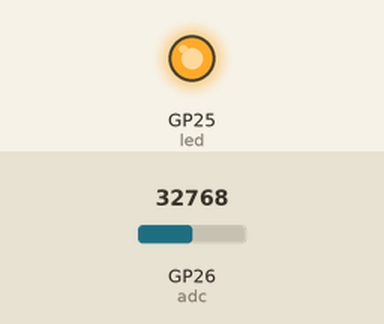
A program run on a simulated Raspberry Pi Pico running MicroPython. Parts: output pins drawn as LEDs (lit = HIGH). Inputs (shaded band) come from the test bench; at power-on: GP26 (adc) = 32768 (analog values on the 0–65535 scale). WiFi joins after 1.5 s; the clock reads 2024-03-15 10:24:30 at power-on unless the program sets it; files the program writes start out absent; what the program prints to the serial console is not drawn.

Above: at 4.0 s.
At 34.0 s:
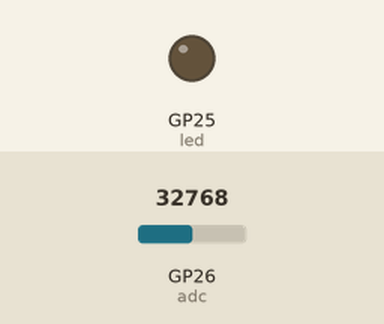
Timing chart, 0 to 81.6 s (numbered marks = the images above):
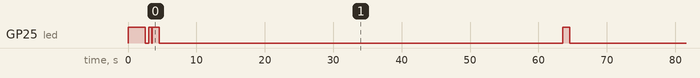

The program:

main_W.py
```python
from machine import Pin, ADC
import time
import math
import network
import ntptime

# WiFi credentials
SSID = ""
PASSWORD = ""

# Thermistor configuration
SERIES_RESISTOR = 10      # kΩ value of your fixed resistor
NOMINAL_RESISTANCE = 10   # kΩ thermistor resistance at 25°C
B_COEFFICIENT = 3950      # Beta coefficient of thermistor

# UTC offset in seconds — BST = 3600, GMT = 0
UTC_OFFSET = 3600

adc = ADC(26)
led = Pin("LED", Pin.OUT)


def connect_wifi():
    """
    Connect to WiFi using provided SSID and PASSWORD.

    Returns:
        wlan (network.WLAN): Connected WLAN object

    Raises:
        RuntimeError: If connection fails within the timeout period

    Notes:
        - LED is ON while connecting
        - LED blinks rapidly if connection fails
        - Timeout duration can be adjusted in the loop below
    """
    wlan = network.WLAN(network.STA_IF)
    wlan.active(True)
    wlan.connect(SSID, PASSWORD)
    led.on()

    for _ in range(20):  # Seconds to wait (adjustable)
        if wlan.isconnected():
            led.off()
            return wlan
        time.sleep(1)

    led.off()
    for _ in range(10):
        led.toggle()
        time.sleep(0.1)

    raise RuntimeError("WiFi connection failed")


def sync_time(wlan):
    """
    Synchronise system time using NTP, then disable WiFi to save power.

    Args:
        wlan (network.WLAN): Active WLAN connection

    Notes:
        - Syncs to UTC via ntptime
        - UTC_OFFSET is applied separately in get_timestamp()
        - WiFi is disabled after sync to reduce power draw
    """
    ntptime.settime()
    wlan.disconnect()
    wlan.active(False)


def read_temp():
    """
    Read temperature from thermistor using ADC and convert to Celsius.

    Returns:
        float: Temperature in degrees Celsius
        None: If voltage reading is invalid (e.g. divide-by-zero risk)

    Notes:
        - Uses Beta equation approximation
        - Adjust SERIES_RESISTOR, NOMINAL_RESISTANCE, B_COEFFICIENT as needed
    """
    adc_value = adc.read_u16()
    voltage = adc_value / 65535.0 * 3.3

    if voltage >= 3.3:
        return None

    Rt = SERIES_RESISTOR * voltage / (3.3 - voltage)
    tempK = 1 / (
        1 / (273.15 + 25) +
        math.log(Rt / NOMINAL_RESISTANCE) / B_COEFFICIENT
    )
    return tempK - 273.15


def get_timestamp():
    """
    Generate a formatted timestamp adjusted for local timezone.

    Returns:
        str: Timestamp in format 'YYYY-MM-DD HH:MM:SS'

    Notes:
        - Based on UTC time synced via NTP
        - Adjust UTC_OFFSET at the top of the file for your timezone
    """
    t = time.localtime(time.time() + UTC_OFFSET)
    return "{:04}-{:02}-{:02} {:02}:{:02}:{:02}".format(
        t[0], t[1], t[2], t[3], t[4], t[5]
    )


def init_log_file():
    """
    Create CSV log file if it does not already exist.

    Notes:
        - Adds header row on first creation
        - Safe to call on every boot
    """
    try:
        with open("temps.csv", "x") as f:
            f.write("timestamp,temperature\n")
    except:
        pass


def log_temperature(temp):
    """
    Append a temperature reading to the CSV log file.

    Args:
        temp (float): Temperature in Celsius

    Notes:
        - Values are rounded to 2 decimal places
        - File grows indefinitely — consider periodic transfer for long runs
    """
    timestamp = get_timestamp()
    with open("temps.csv", "a") as f:
        f.write("{},{:.2f}\n".format(timestamp, temp))
    print(timestamp, temp)


wlan = connect_wifi()

for _ in range(3):
    led.toggle()
    time.sleep(0.5)
led.off()

sync_time(wlan)
init_log_file()

# Main loop
while True:
    temp = read_temp()
    if temp is not None:
        log_temperature(temp)

    # Brief LED blink to confirm a logging event — remove if power is a concern
    led.toggle()
    time.sleep(1)
    led.toggle()

    time.sleep(59)  # Seconds between readings
```
